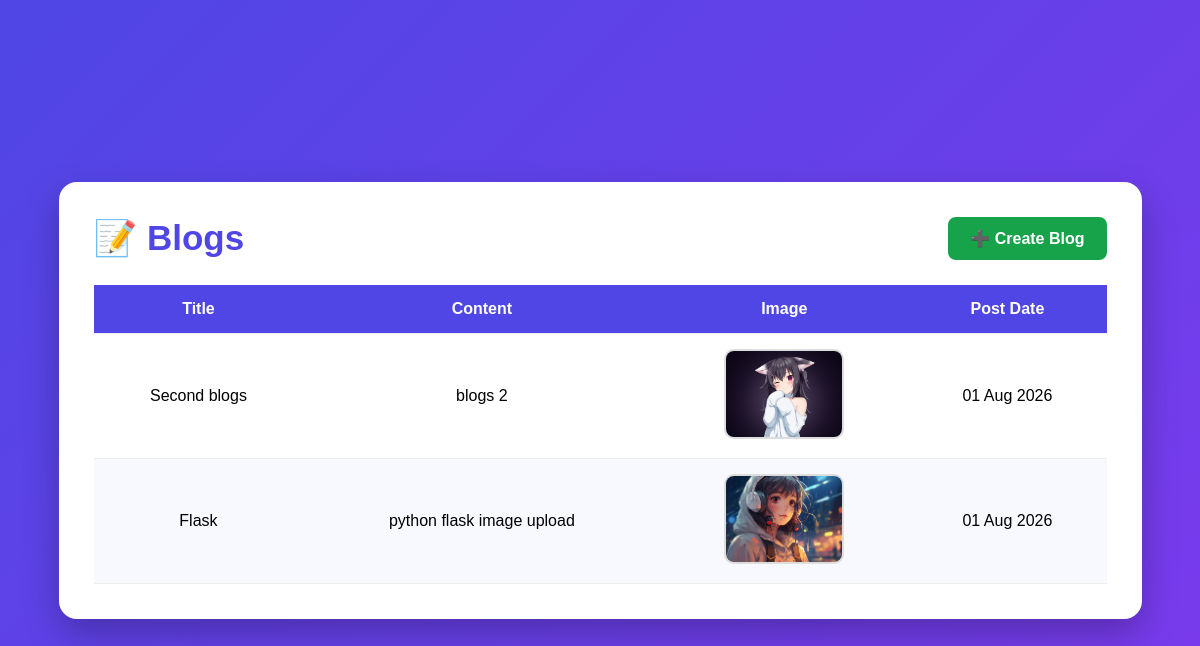
Screenshot of /blogs with the database file from the repository.
### main.py (models this page shows, shortened)
class Blogs(db.Model):
    __tablename__ = "blogs"
    id = db.Column(db.Integer, primary_key=True)
    title = db.Column(db.String(80), unique=True, nullable=False)
    content = db.Column(db.Text, nullable=False)
    image_file = db.Column(db.String(200), nullable=False,default="default.jpg")
    date_posted = db.Column(db.DateTime, nullable=False, default=datetime.utcnow)

### main.py (the view)
@app.route('/blogs')
def blogs():
    blogs = Blogs.query.order_by(Blogs.date_posted.desc()).all()
    return render_template("blogs/index.html" , blogs=blogs)

### templates/blogs/index.html (shortened to what this page needs)
<!DOCTYPE html>
<html lang="en">
<head>
</head>
<body>
<div class="container">
    <div class="top-bar">
        <h1>📝 Blogs</h1>
        <a href="{{ url_for('create_blog') }}" class="create-btn">
            ➕ Create Blog
        </a>
    </div>
    <table>
        <thead>
            <tr>
                <th>Title</th>
                <th>Content</th>
                <th>Image</th>
                <th>Post Date</th>
            </tr>
        </thead>
        <tbody>
        {% if blogs %}
            {% for blog in blogs %}
            <tr>
                <td>{{ blog.title }}</td>
                <td class="content">
                    {{ blog.content }}
                </td>
                <td>
                    {% if blog.image_file %}
                        <img class="blog-image"
                             src="{{ url_for('static', filename='images/' + blog.image_file) }}"
                             alt="{{ blog.title }}">
                    {% else %}
                        <img class="blog-image"
                             src="{{ url_for('static', filename='images/default.jpg') }}"
                             alt="Default Image">
                    {% endif %}
                </td>
                <td>
                    {{ blog.date_posted.strftime("%d %b %Y") }}
                </td>
            </tr>
            {% endfor %}
        {% else %}
            <tr>
                <td colspan="4" class="empty">
                    No blogs available.
                </td>
            </tr>
        {% endif %}
        </tbody>
    </table>
</div>
</body>
</html>

### templates/blogs/index.html (style rules this page uses)
* { margin:0; padding:0; box-sizing:border-box; font-family:Arial, Helvetica, sans-serif; }
body { background:linear-gradient(135deg,#4F46E5,#7C3AED); min-height:100vh; display:flex; justify-content:center; align-items:center; padding:30px; }
.container { width:95%; max-width:1200px; background:#fff; padding:35px; border-radius:18px; box-shadow:0 15px 35px rgba(0,0,0,.25); }
.top-bar { display:flex; justify-content:space-between; align-items:center; margin-bottom:25px; }
h1 { color:#4F46E5; font-size:35px; }
.create-btn { background:#16A34A; color:#fff; text-decoration:none; padding:12px 22px; border-radius:8px; font-weight:bold; }
table { width:100%; border-collapse:collapse; }
thead { background:#4F46E5; color:white; }
th,td { padding:15px; text-align:center; border-bottom:1px solid #eee; }
tbody tr:nth-child(even) { background:#f8f8ff; }
.content { max-width:350px; overflow:hidden; white-space:nowrap; text-overflow:ellipsis; }
.blog-image { width:120px; height:90px; object-fit:cover; border-radius:10px; border:2px solid #ddd; }

### rows the page displays
Blogs: title "Second blogs", content "blogs 2", image_file (picture), date_posted "01 Aug 2026"
Blogs: title "Flask", content "python flask image upload", image_file (picture), date_posted "01 Aug 2026"
